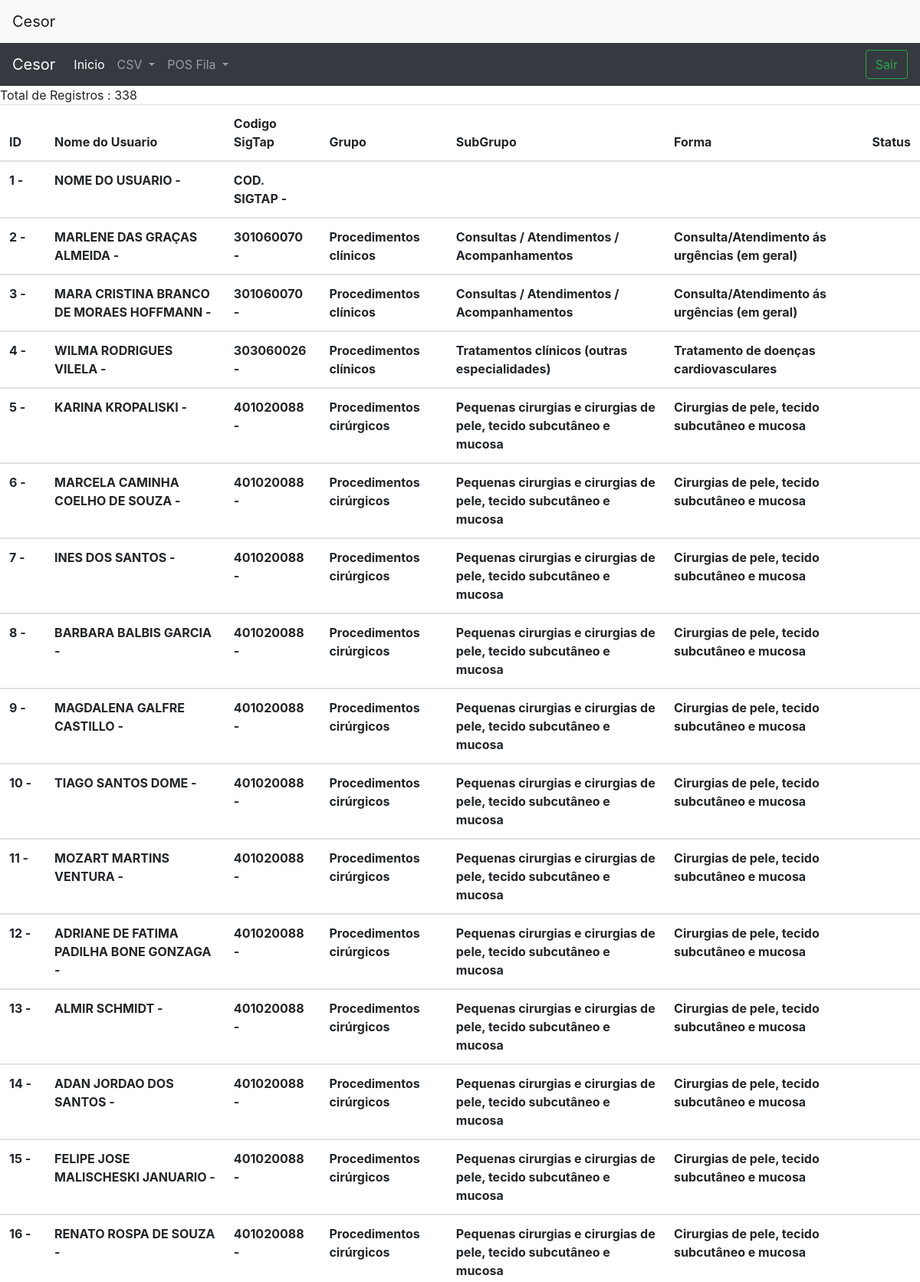
The app's page /content/home/ListarFind.php (upper part) with its own data.
### tables this page shows
CREATE TABLE `posfila` (
  `id` int(11) NOT NULL,
  `dataExportacao` varchar(100) NOT NULL,
  `codCR` varchar(100) NOT NULL,
  `nomeCR` varchar(100) NOT NULL,
  `codCnesSol` varchar(100) NOT NULL,
  `nomeUnidadeSol` varchar(100) NOT NULL,
  `codCRsol` varchar(100) NOT NULL,
  `nomeCrSol` varchar(100) NOT NULL,
  `codModFila` varchar(100) NOT NULL,
  `codTipoFila` varchar(100) NOT NULL,
  `dataHoraSol` varchar(100) NOT NULL,
  `codididgdp` varchar(100) NOT NULL,
  `descididgdp` varchar(100) NOT NULL,
  `codidgidp` varchar(100) NOT NULL,
  `DescIdgdp` varchar(100) NOT NULL,
  `codSigTap` varchar(100) NOT NULL,
  `descSigTap` varchar(100) NOT NULL,
  `nomedoUsuario` varchar(100) NOT NULL,
  `dataNasc` varchar(100) NOT NULL,
  `nomeMaeUsuario` varchar(200) NOT NULL,
  `cnsdoUsr` varchar(100) NOT NULL,
  `cpfdoUsr` varchar(100) NOT NULL,
  `sexoUsr` varchar(100) NOT NULL,
  `codSolicitacao` varchar(100) NOT NULL,
  `codclassrisco` varchar(100) NOT NULL,
  `posicaoFila` varchar(100) NOT NULL,
  `estimativaAtendimentoProcedimento` varchar(100) NOT NULL,
  `estimativaAtendimentoPaciente` varchar(100) NOT NULL,
  `prodMediaMensalProc` varchar(100) NOT NULL,
  `codCid` varchar(100) NOT NULL,
  `desCid` varchar(100) NOT NULL
);

CREATE TABLE `proc_grupo` (
  `id` int(11) NOT NULL,
  `grupo` varchar(100) NOT NULL,
  `desc_grupo` varchar(100) NOT NULL,
  `cod_grupo` varchar(100) NOT NULL
);

CREATE TABLE `proc_subgrupo` (
  `id` int(11) NOT NULL,
  `sub_grupo` varchar(100) NOT NULL,
  `desc_subgrupo` varchar(100) NOT NULL,
  `COD_SUBGRUPO` varchar(100) NOT NULL
);

CREATE TABLE `forma` (
  `id` int(11) NOT NULL,
  `forma` varchar(100) NOT NULL,
  `desc_formaorg_sigtap` varchar(100) NOT NULL,
  `COD_FORMA` varchar(100) NOT NULL
);

### content/home/ListarFind.php (the view, shortened to what this page needs)
<!DOCTYPE html>
<html lang="pt-br">
   <head>
    <link rel="stylesheet" href="https://stackpath.bootstrapcdn.com/bootstrap/4.1.3/css/bootstrap.min.css">
    </head>
  <body>
<?php include("nav.php");
include("../conecta.php");
?>
 <table class="table table-hover">
  <thead>
    <tr>
      <th scope="col">ID</th>
      <th scope="col">Nome do Usuario</th>
      <th scope="col">Codigo SigTap</th>
      <th scope="col">Grupo</th>
      <th scope="col">SubGrupo</th>
      <th scope="col">Forma</th>
      <th scope="col">Status</th>
     </tr>
 </thead>
<?php
$cmd12="select * from posfila"."";
$produtos12 = mysqli_query($con,$cmd12);
while ($produto12 = mysqli_fetch_array($produtos12)) {
      echo "<tbody>";
      echo"<tr>";
      echo "<th scope='row'>";
      echo $produto12['id']." - ";
      echo "</th>";
      echo "<th>";
      echo $produto12['nomedoUsuario']." - ";
      echo "</th>";
      echo "<th>";
      echo $produto12['codSigTap']." - ";
      echo "</th>";
      $codSigTap=$produto12['codSigTap'];
      echo "<th>";
      $grupo = substr($codSigTap, 0, 1);
$cmdGrupo = "select * from proc_grupo where grupo='$grupo'"."";
$proGrupo = mysqli_query($con,$cmdGrupo);
while ($linhaGrupo = mysqli_fetch_array($proGrupo)) {
   echo  $GrupoDescGrupo = $linhaGrupo['desc_grupo'];
}
      echo "</th>";
      echo "<th>";
$subgrupo3 = substr($codSigTap, 0, 3);
$cmdSubGrupo = "select * from proc_subgrupo where  sub_grupo='$subgrupo3'";
$proSubGrupo = mysqli_query($con,$cmdSubGrupo);
while ($linhaSubGrupo = mysqli_fetch_array($proSubGrupo)) {
 echo $SubGrupoDescSubGrupo = $linhaSubGrupo['desc_subgrupo'];
}
echo "</th>";
echo "<th>";
$forma = substr($codSigTap, 0, 5);
$cmdForma = "select * from forma where forma='$forma'";
$proforma = mysqli_query($con,$cmdForma);
while ($linhaForma = mysqli_fetch_array($proforma)) {
  echo  $Formadesc=$linhaForma['desc_formaorg_sigtap'];          $FormaCOD=$linhaForma['COD_FORMA'];
}
 echo "</th>";
 echo "</tr>";
 echo "</tbody>";
  }
  ?>

### content/home/nav.php (shortened to what this page needs)
<!DOCTYPE html>
<html lang="pt-br">
  <head>
    <link rel="stylesheet" href="https://stackpath.bootstrapcdn.com/bootstrap/4.1.3/css/bootstrap.min.css">
</head>
<body>
<nav class="navbar navbar-light bg-light">
  <a class="navbar-brand" href="#">
  Cesor
  </a>
</nav>
  <nav class="navbar navbar-expand-lg navbar-dark bg-dark" >
<a class="navbar-brand" href="#">
    Cesor
  </a>
 <div class="collapse navbar-collapse" id="navbarTogglerDemo03">
    <ul class="navbar-nav mr-auto mt-2 mt-lg-0">
       <li class="nav-item active">
        <a class="nav-link" href="index.php">Inicio <span class="sr-only">(Página atual)</span></a>
      </li>
       <li class="nav-item dropdown">
        <a class="nav-link dropdown-toggle" href="#" id="navbarDropdownMenuLink" role="button" data-toggle="dropdown" aria-haspopup="true" aria-expanded="false">
          CSV
        </a>
      </li>
  <li class="nav-item dropdown">
  <a class="nav-link dropdown-toggle" href="#" id="navbarDropdownMenuLink" role="button" data-toggle="dropdown" aria-haspopup="true" aria-expanded="false">
    POS Fila
  </a>
 </li>
 </ul>
     <form class="form-inline my-2 my-lg-0"  method="post" action="sair.php">
      <button class="btn btn-outline-success my-2 my-sm-0" type="submit">Sair</button>
    </form>
  </div>
</nav>

### records on screen
posfila: id "1", nomedoUsuario "NOME DO USUARIO", codSigTap "COD. SIGTAP"
posfila: id "2", nomedoUsuario "MARLENE DAS GRAÇAS ALMEIDA", codSigTap "301060070"
proc_grupo: desc_grupo "Procedimentos clínicos"
proc_subgrupo: desc_subgrupo "Consultas / Atendimentos / Acompanhamentos"
forma: desc_formaorg_sigtap "Consulta/Atendimento ás urgências (em geral)"
posfila: id "3", nomedoUsuario "MARA CRISTINA BRANCO DE MORAES HOFFMANN", codSigTap "301060070"
posfila: id "4", nomedoUsuario "WILMA RODRIGUES VILELA", codSigTap "303060026"
proc_subgrupo: desc_subgrupo "Tratamentos clínicos (outras especialidades)"
forma: desc_formaorg_sigtap "Tratamento de doenças cardiovasculares"
posfila: id "5", nomedoUsuario "KARINA KROPALISKI", codSigTap "401020088"
proc_grupo: desc_grupo "Procedimentos cirúrgicos"
proc_subgrupo: desc_subgrupo "Pequenas cirurgias e cirurgias de pele, tecido subcutâneo e mucosa"
forma: desc_formaorg_sigtap "Cirurgias de pele, tecido subcutâneo e mucosa"
posfila: id "6", nomedoUsuario "MARCELA CAMINHA COELHO DE SOUZA", codSigTap "401020088"
posfila: id "7", nomedoUsuario "INES DOS SANTOS", codSigTap "401020088"
posfila: id "8", nomedoUsuario "BARBARA BALBIS GARCIA", codSigTap "401020088"
posfila: id "9", nomedoUsuario "MAGDALENA GALFRE CASTILLO", codSigTap "401020088"
posfila: id "10", nomedoUsuario "TIAGO SANTOS DOME", codSigTap "401020088"
posfila: id "11", nomedoUsuario "MOZART MARTINS VENTURA", codSigTap "401020088"
posfila: id "12", nomedoUsuario "ADRIANE DE FATIMA PADILHA BONE GONZAGA", codSigTap "401020088"
posfila: id "13", nomedoUsuario "ALMIR SCHMIDT", codSigTap "401020088"
posfila: id "14", nomedoUsuario "ADAN JORDAO DOS SANTOS", codSigTap "401020088"
posfila: id "15", nomedoUsuario "FELIPE JOSE MALISCHESKI JANUARIO", codSigTap "401020088"
posfila: id "16", nomedoUsuario "RENATO ROSPA DE SOUZA", codSigTap "401020088"
